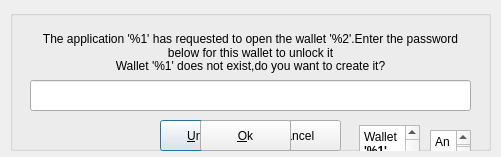
<?xml version="1.0" encoding="UTF-8"?>
<ui version="4.0">
 <class>password_dialog</class>
 <widget class="QDialog" name="password_dialog">
  <property name="geometry">
   <rect>
    <x>0</x>
    <y>0</y>
    <width>501</width>
    <height>157</height>
   </rect>
  </property>
  <property name="windowTitle">
   <string>lxqt wallet service</string>
  </property>
  <property name="windowIcon">
   <iconset>
    <normaloff>lxqt_wallet_icon.png</normaloff>lxqt_wallet_icon.png</iconset>
  </property>
  <widget class="QGroupBox" name="groupBox">
   <property name="geometry">
    <rect>
     <x>10</x>
     <y>10</y>
     <width>481</width>
     <height>141</height>
    </rect>
   </property>
   <property name="title">
    <string/>
   </property>
   <widget class="QLabel" name="labelHeader">
    <property name="geometry">
     <rect>
      <x>20</x>
      <y>0</y>
      <width>441</width>
      <height>71</height>
     </rect>
    </property>
    <property name="text">
     <string>The application '%1' has requested to open the wallet '%2'.Enter the password below for this wallet to unlock it</string>
    </property>
    <property name="alignment">
     <set>Qt::AlignCenter</set>
    </property>
    <property name="wordWrap">
     <bool>true</bool>
    </property>
   </widget>
   <widget class="QLineEdit" name="lineEditKey">
    <property name="geometry">
     <rect>
      <x>20</x>
      <y>70</y>
      <width>441</width>
      <height>31</height>
     </rect>
    </property>
    <property name="echoMode">
     <enum>QLineEdit::Password</enum>
    </property>
   </widget>
   <widget class="QLabel" name="labelWalletDoesNotExist">
    <property name="geometry">
     <rect>
      <x>10</x>
      <y>10</y>
      <width>461</width>
      <height>91</height>
     </rect>
    </property>
    <property name="text">
     <string>Wallet '%1' does not exist,do you want to create it?</string>
    </property>
    <property name="alignment">
     <set>Qt::AlignCenter</set>
    </property>
   </widget>
   <widget class="QTextEdit" name="textEdit_2">
    <property name="geometry">
     <rect>
      <x>349</x>
      <y>115</y>
      <width>61</width>
      <height>51</height>
     </rect>
    </property>
    <property name="html">
     <string>&lt;!DOCTYPE HTML PUBLIC &quot;-//W3C//DTD HTML 4.0//EN&quot; &quot;http://www.w3.org/TR/REC-html40/strict.dtd&quot;&gt;
&lt;html&gt;&lt;head&gt;&lt;meta name=&quot;qrichtext&quot; content=&quot;1&quot; /&gt;&lt;style type=&quot;text/css&quot;&gt;
p, li { white-space: pre-wrap; }
&lt;/style&gt;&lt;/head&gt;&lt;body style=&quot; font-family:'Ubuntu'; font-size:11pt; font-weight:400; font-style:normal;&quot;&gt;
&lt;p style=&quot; margin-top:0px; margin-bottom:0px; margin-left:0px; margin-right:0px; -qt-block-indent:0; text-indent:0px;&quot;&gt;&lt;span style=&quot; font-family:'Sans Serif'; font-size:9pt;&quot;&gt;Wallet &lt;/span&gt;&lt;span style=&quot; font-family:'Sans Serif'; font-size:9pt; font-weight:600;&quot;&gt;'%1'&lt;/span&gt;&lt;span style=&quot; font-family:'Sans Serif'; font-size:9pt;&quot;&gt; does not exist, do you want to create it?&lt;/span&gt;&lt;/p&gt;&lt;/body&gt;&lt;/html&gt;</string>
    </property>
   </widget>
   <widget class="QTextEdit" name="textEdit">
    <property name="geometry">
     <rect>
      <x>420</x>
      <y>120</y>
      <width>41</width>
      <height>31</height>
     </rect>
    </property>
    <property name="html">
     <string>&lt;!DOCTYPE HTML PUBLIC &quot;-//W3C//DTD HTML 4.0//EN&quot; &quot;http://www.w3.org/TR/REC-html40/strict.dtd&quot;&gt;
&lt;html&gt;&lt;head&gt;&lt;meta name=&quot;qrichtext&quot; content=&quot;1&quot; /&gt;&lt;style type=&quot;text/css&quot;&gt;
p, li { white-space: pre-wrap; }
&lt;/style&gt;&lt;/head&gt;&lt;body style=&quot; font-family:'Ubuntu'; font-size:11pt; font-weight:400; font-style:normal;&quot;&gt;
&lt;p style=&quot; margin-top:0px; margin-bottom:0px; margin-left:0px; margin-right:0px; -qt-block-indent:0; text-indent:0px;&quot;&gt;&lt;span style=&quot; font-family:'Sans Serif'; font-size:9pt;&quot;&gt;An application &lt;/span&gt;&lt;span style=&quot; font-family:'Sans Serif'; font-size:9pt; font-weight:600;&quot;&gt;'%1'&lt;/span&gt;&lt;span style=&quot; font-family:'Sans Serif'; font-size:9pt;&quot;&gt; has requested to open a wallet&lt;/span&gt;&lt;span style=&quot; font-family:'Sans Serif'; font-size:9pt; font-weight:600;&quot;&gt; '%2'&lt;/span&gt;&lt;span style=&quot; font-family:'Sans Serif'; font-size:9pt;&quot;&gt;. Enter the password below for this wallet to unlock it.&lt;/span&gt;&lt;/p&gt;&lt;/body&gt;&lt;/html&gt;</string>
    </property>
   </widget>
  </widget>
  <widget class="QPushButton" name="pushButtonSend">
   <property name="geometry">
    <rect>
     <x>160</x>
     <y>120</y>
     <width>91</width>
     <height>31</height>
    </rect>
   </property>
   <property name="text">
    <string>&amp;Unlock</string>
   </property>
   <property name="default">
    <bool>true</bool>
   </property>
  </widget>
  <widget class="QPushButton" name="pushButtonCancel">
   <property name="geometry">
    <rect>
     <x>250</x>
     <y>120</y>
     <width>91</width>
     <height>31</height>
    </rect>
   </property>
   <property name="text">
    <string>&amp;Cancel</string>
   </property>
  </widget>
  <widget class="QPushButton" name="pushButtonOK">
   <property name="geometry">
    <rect>
     <x>200</x>
     <y>120</y>
     <width>91</width>
     <height>31</height>
    </rect>
   </property>
   <property name="text">
    <string>ok</string>
   </property>
  </widget>
  <widget class="QPushButton" name="pushButtonOK_2">
   <property name="geometry">
    <rect>
     <x>200</x>
     <y>120</y>
     <width>91</width>
     <height>31</height>
    </rect>
   </property>
   <property name="text">
    <string>&amp;Ok</string>
   </property>
  </widget>
 </widget>
 <resources/>
 <connections/>
</ui>
